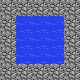

This game map was drawn from its Tiled (.tmx) file and the tilesets committed beside it. A one-line description and the full map source follow:
An orthogonal 5x5 tile map with 16x16 px tiles, 2 tile layers (Ebene 0, Ebene 1), 3 hidden layers not drawn.

<map version="1.0" orientation="orthogonal" width="5" height="5" tilewidth="16" tileheight="16">
 <properties>
  <property name="offset" value="-1" />
 </properties>
 <tileset firstgid="1" source="MC Realms.tsx" />
 <layer name="Ebene 0" width="5" height="5">
  <data>
   <tile gid="25" />
   <tile gid="25" />
   <tile gid="25" />
   <tile gid="25" />
   <tile gid="25" />
   <tile gid="25" />
   <tile gid="95" />
   <tile gid="95" />
   <tile gid="95" />
   <tile gid="25" />
   <tile gid="25" />
   <tile gid="95" />
   <tile gid="95" />
   <tile gid="95" />
   <tile gid="25" />
   <tile gid="25" />
   <tile gid="95" />
   <tile gid="95" />
   <tile gid="95" />
   <tile gid="25" />
   <tile gid="25" />
   <tile gid="25" />
   <tile gid="25" />
   <tile gid="25" />
   <tile gid="25" />
  </data>
 </layer>
 <layer name="Ebene 1" width="5" height="5">
  <data>
   <tile gid="25" />
   <tile gid="25" />
   <tile gid="25" />
   <tile gid="25" />
   <tile gid="25" />
   <tile gid="25" />
   <tile gid="95" />
   <tile gid="95" />
   <tile gid="95" />
   <tile gid="25" />
   <tile gid="25" />
   <tile gid="95" />
   <tile gid="95" />
   <tile gid="95" />
   <tile gid="25" />
   <tile gid="25" />
   <tile gid="95" />
   <tile gid="95" />
   <tile gid="95" />
   <tile gid="25" />
   <tile gid="25" />
   <tile gid="25" />
   <tile gid="25" />
   <tile gid="25" />
   <tile gid="25" />
  </data>
 </layer>
 <layer name="Ebene 2" width="5" height="5" visible="0">
  <data>
   <tile gid="46" />
   <tile gid="0" />
   <tile gid="0" />
   <tile gid="0" />
   <tile gid="46" />
   <tile gid="0" />
   <tile gid="0" />
   <tile gid="0" />
   <tile gid="0" />
   <tile gid="0" />
   <tile gid="0" />
   <tile gid="0" />
   <tile gid="0" />
   <tile gid="0" />
   <tile gid="0" />
   <tile gid="0" />
   <tile gid="0" />
   <tile gid="0" />
   <tile gid="0" />
   <tile gid="0" />
   <tile gid="46" />
   <tile gid="0" />
   <tile gid="0" />
   <tile gid="0" />
   <tile gid="46" />
  </data>
 </layer>
 <layer name="Ebene 3" width="5" height="5" visible="0">
  <data>
   <tile gid="46" />
   <tile gid="0" />
   <tile gid="0" />
   <tile gid="0" />
   <tile gid="46" />
   <tile gid="0" />
   <tile gid="0" />
   <tile gid="0" />
   <tile gid="0" />
   <tile gid="0" />
   <tile gid="0" />
   <tile gid="0" />
   <tile gid="0" />
   <tile gid="0" />
   <tile gid="0" />
   <tile gid="0" />
   <tile gid="0" />
   <tile gid="0" />
   <tile gid="0" />
   <tile gid="0" />
   <tile gid="46" />
   <tile gid="0" />
   <tile gid="0" />
   <tile gid="0" />
   <tile gid="46" />
  </data>
 </layer>
 <layer name="Ebene 4" width="5" height="5" visible="0">
  <data>
   <tile gid="25" />
   <tile gid="25" />
   <tile gid="25" />
   <tile gid="25" />
   <tile gid="25" />
   <tile gid="25" />
   <tile gid="25" />
   <tile gid="25" />
   <tile gid="25" />
   <tile gid="25" />
   <tile gid="25" />
   <tile gid="25" />
   <tile gid="25" />
   <tile gid="25" />
   <tile gid="25" />
   <tile gid="25" />
   <tile gid="25" />
   <tile gid="25" />
   <tile gid="25" />
   <tile gid="25" />
   <tile gid="25" />
   <tile gid="25" />
   <tile gid="25" />
   <tile gid="25" />
   <tile gid="25" />
  </data>
 </layer>
</map>
